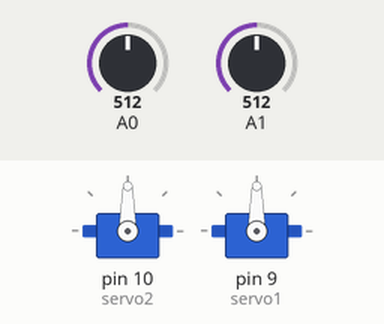
Recording of a sketch running on a simulated Arduino Uno, built with avr-gcc and run on an emulated ATmega328P. Shown: 2 × servo. The test bench sets the inputs (shaded band); at power-on: A0 = 512, A1 = 512. What the sketch prints to the serial monitor is not drawn.

Above: at 0.05 s.
At 1.25 s:
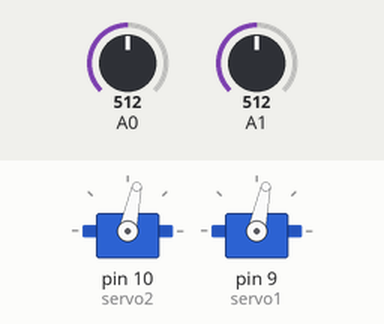
At 2.75 s:
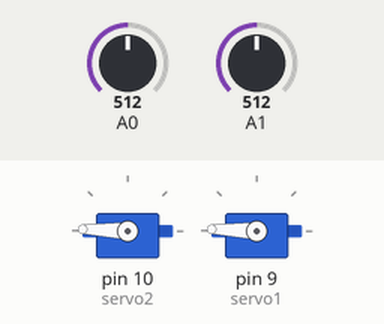
At 5.5 s:
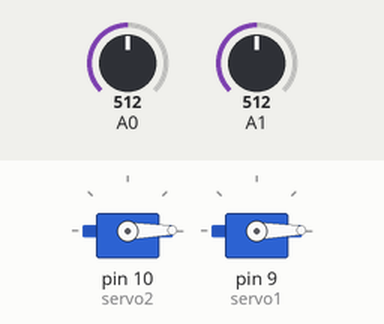
Timing chart, 0 to 7.2 s (numbered marks = the images above):
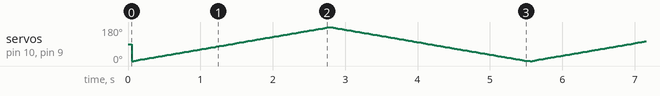

The sketch:

plottingdata_and_movingservos.ino
```cpp
// plottingdata_and_movingservos.ino

#include <Servo.h>

Servo servo1;  // create servo object to control a servo
Servo servo2;  // a maximum of eight servo objects can be created

int pos = 0;    // variable to store the servo position

void setup() {
//init serial comms
Serial.begin(9600);
// attaches the servos on pin 9 and 10 to the servo object
  servo2.attach(10);
  servo1.attach(9);
}

void loop() {
//read A0
int val1 = analogRead(0);
int val2 = analogRead(1);

Serial.print(val1);
Serial.print(" ");
Serial.print(val2);
Serial.print("\n");
//wait
delay(50);

for(pos = 0; pos < 180; pos += 1)  // goes from 0 degrees to 180 degrees
  {                                  // in steps of 1 degree
    servo1.write(pos);              // tell servo to go to position in variable 'pos'
    servo2.write(pos);
    delay(15);                       // waits 15ms for the servo to reach the position
  }
  for(pos = 180; pos>=1; pos-=1)     // goes from 180 degrees to 0 degrees
  {
    servo1.write(pos);              // tell servo to go to position in variable 'pos'
    servo2.write(pos);
    delay(15);                       // waits 15ms for the servo to reach the position
  }

}
```
